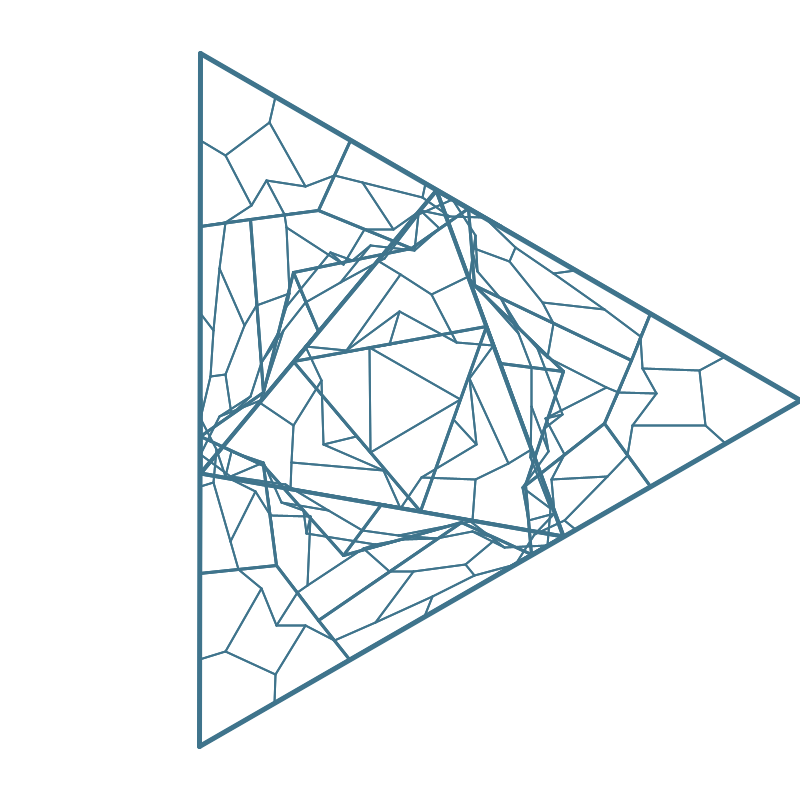
Frame 1 (no input)
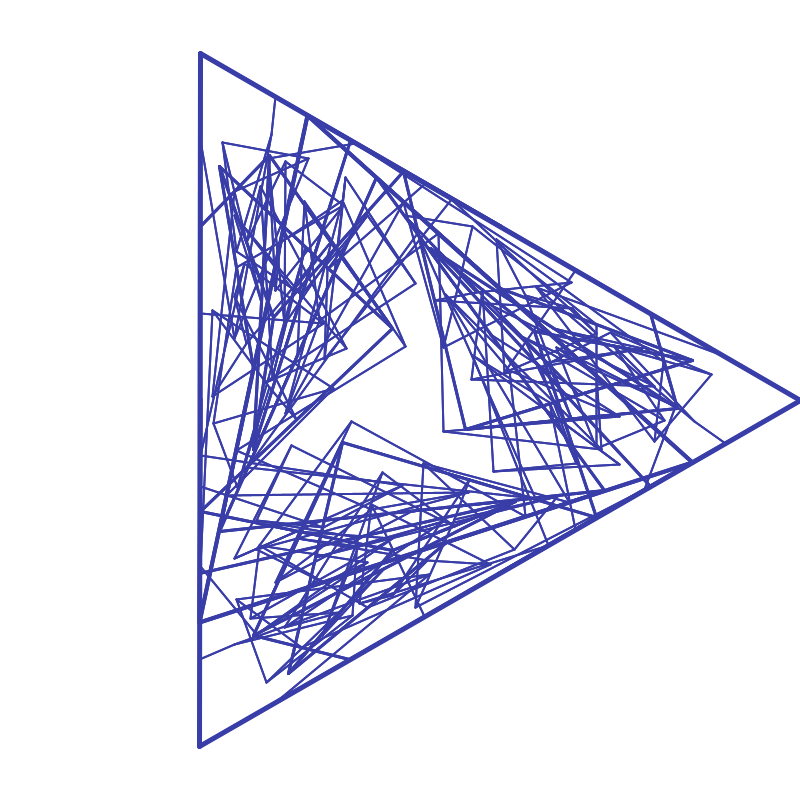
Frame 60 (the mouse pressed at the canvas centre just before this capture)
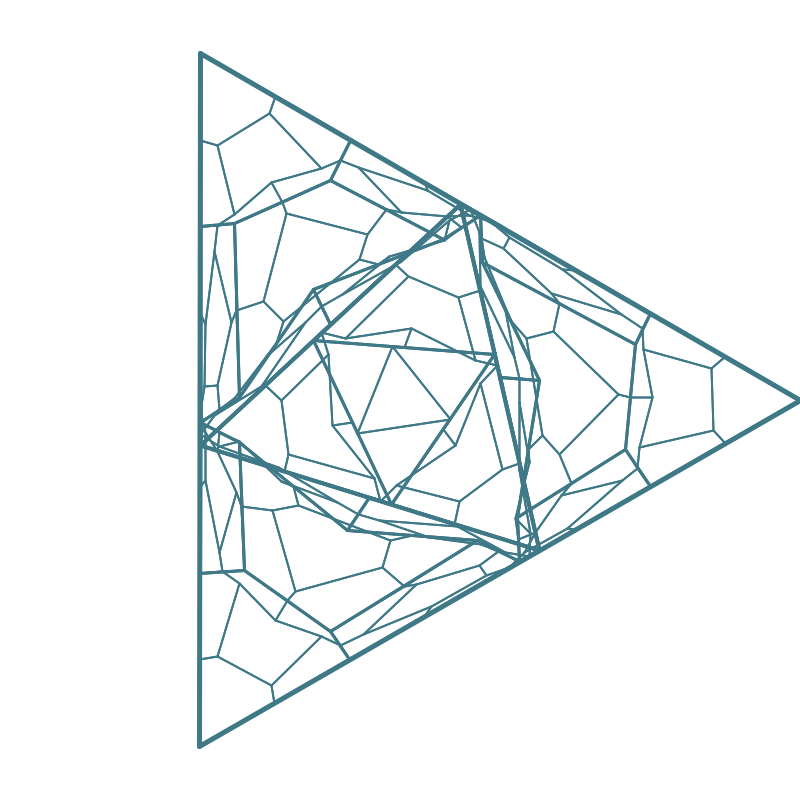
Frame 120 (the mouse held since frame 60 and released just before this capture)

The Processing sketch that drew these frames (run headless with seeded random() and noise(); from frame 60 on, the mouse is pressed at the canvas centre):

// Processing sketch: pentagonLive
// ── pentagonLive.pde
PointObj[] outerPoints = {};
PointObj[] midPoints = {};
PointObj[] projPoints = {};
Branch[] myBranches = {};
FractalRoot pentagon;

float _strutFactor = 0.3;
float _strutNoise;
int _maxlevels = 4;
int _numSides = 3;
float moveAngle = 10;
float colorFactor = 0;

//can manipulate strutfactor with external parameter

void setup() {
  colorMode(HSB, 1.0);
  background(1.0, 0.0, 1.0);
  size(800, 800);
  smooth(2);
  _strutNoise = random(10);
}

void draw() {
  background(1.0, 0.0, 1.0);
 _strutNoise += 0.01;
 _strutFactor = (noise(_strutNoise) * 3) - 1;
 
 colorFactor = map(_strutFactor, -2, 2, 0.0, 1.0);

 pentagon = new FractalRoot(0);
 pentagon.drawShape();
}

class PointObj {
  float x, y;

  PointObj(float ex, float why) {
    x = ex;
    y = why;
  }
}

class FractalRoot {
 PointObj[] pointArr = {};
 Branch rootBranch;

 FractalRoot(float startAngle) {
   float centX = width/2;
   float centY = height/2;
   float angleStep = 360.0f/_numSides;                  #A
   for (float i = 0; i<360; i+=angleStep) {
    float x = centX + (400 * cos(radians(startAngle + i)));
    float y = centY + (400 * sin(radians(startAngle + i)));
    pointArr = (PointObj[])append(pointArr, new PointObj(x, y));
   }
   rootBranch = new Branch(0, 0, pointArr);
 }

 void drawShape() {
  rootBranch.drawMe();
 }
}

class Branch {
  int level, num;
  PointObj[] outerPoints = {};
  PointObj[] midPoints = {};
  PointObj[] projPoints = {};
  Branch[] myBranches = {};

  Branch(int lev, int n, PointObj[] points) {
    level = lev;
    num = n;
    outerPoints = points;
    midPoints = calcMidPoints();
    projPoints = calcStrutPoints();

    if ((level + 1) < _maxlevels) {
      Branch childBranch = new Branch(level + 1, 0, projPoints);
      myBranches = (Branch[]) append(myBranches, childBranch);

      for (int k = 0; k < outerPoints.length; k++) {
        int nextk = k - 1;
        if (nextk < 0) {
          nextk += outerPoints.length;
        }
        PointObj[] newPoints = {
          projPoints[k], midPoints[k],
          outerPoints[k], midPoints[nextk], projPoints[nextk]
        };
        childBranch = new Branch(level + 1, k + 1, newPoints);
        myBranches = (Branch[]) append(myBranches, childBranch);
      }
    }
  }

  void drawMe() {
    strokeWeight(5 - level);
    // draw outer shape
    for (int i = 0; i < outerPoints.length; i++) {
      int nexti = i + 1;
      if (nexti == outerPoints.length) {
        nexti = 0;
      }
      stroke(colorFactor, colorFactor, colorFactor);
      line(outerPoints[i].x, outerPoints[i].y,
           outerPoints[nexti].x, outerPoints[nexti].y);
    }

    for (int k = 0; k < myBranches.length; k++) {
      myBranches[k].drawMe();
    }
  }

  PointObj[] calcMidPoints() {
    PointObj[] mpArray = new PointObj[outerPoints.length];
    for (int i = 0; i < outerPoints.length; i++) {
      int nexti = i + 1;
      if (nexti == outerPoints.length) {
        nexti = 0;
      }
      PointObj thisMP = calcMidPoint(outerPoints[i], outerPoints[nexti]);
      mpArray[i] = thisMP;
    }
    return mpArray;
  }

  PointObj calcMidPoint(PointObj end1, PointObj end2) {
    float mx, my;
    if (end1.x > end2.x) {
      mx = end2.x + ((end1.x - end2.x) / 2);
    } else {
      mx = end1.x + ((end2.x - end1.x) / 2);
    }
    if (end1.y > end2.y) {
      my = end2.y + ((end1.y - end2.y) / 2);
    } else {
      my = end1.y + ((end2.y - end1.y) / 2);
    }
    return new PointObj(mx, my);
  }

  PointObj[] calcStrutPoints() {
    PointObj[] strutArray = new PointObj[midPoints.length];
    for (int i = 0; i < midPoints.length; i++) {
      int nexti = i + 3;
      if (nexti >= midPoints.length) {
        nexti -= midPoints.length;
      }
      PointObj thisSP = calcProjPoint(midPoints[i], outerPoints[nexti]);
      strutArray[i] = thisSP;
    }
    return strutArray;
  }

  PointObj calcProjPoint(PointObj mp, PointObj op) {
    float px, py;
    float adj, opp;
    if (op.x > mp.x) {
      opp = op.x - mp.x;
    } else {
      opp = mp.x - op.x;
    }
    if (op.y > mp.y) {
      adj = op.y - mp.y;
    } else {
      adj = mp.y - op.y;
    }
    if (op.x > mp.x) {
      px = mp.x + (opp * _strutFactor);
    } else {
      px = mp.x - (opp * _strutFactor);
    }
    if (op.y > mp.y) {
      py = mp.y + (adj * _strutFactor);
    } else {
      py = mp.y - (adj * _strutFactor);
    }
    return new PointObj(px, py);
  }
}
